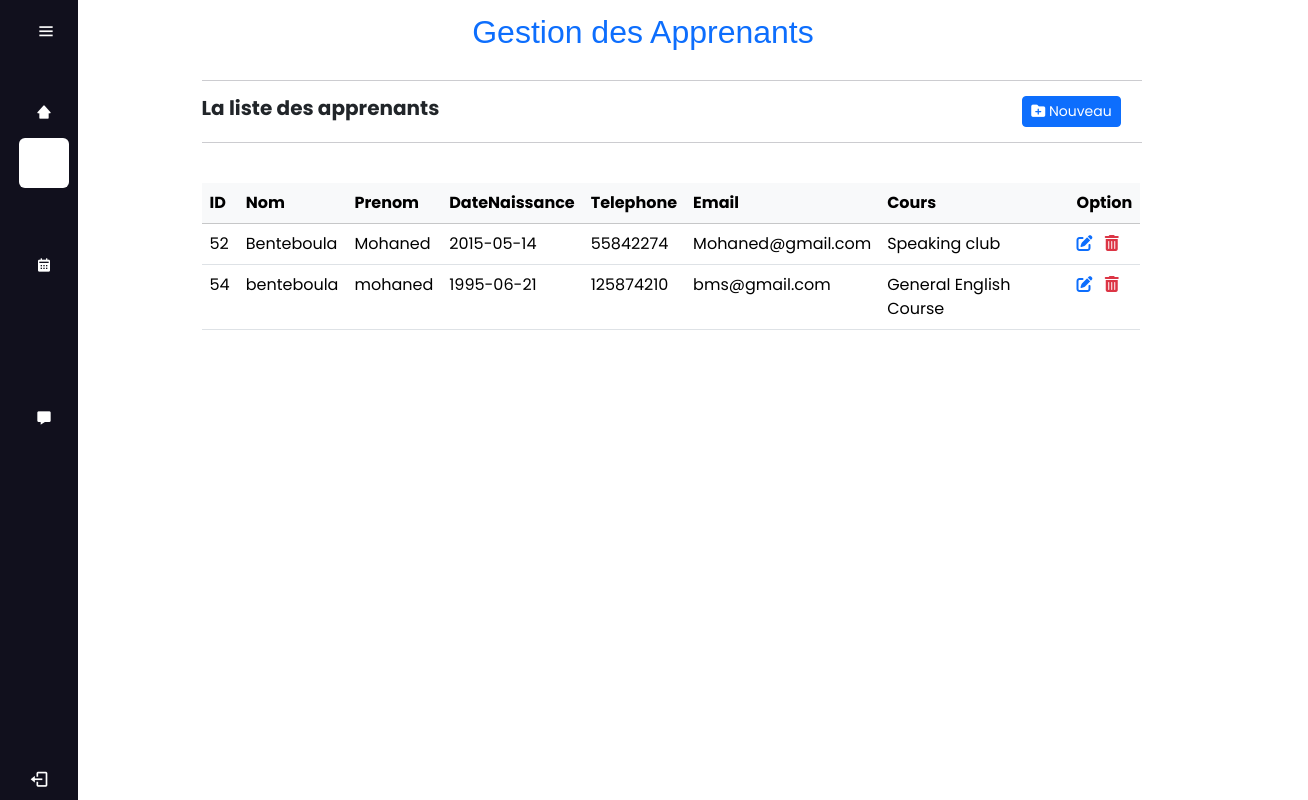
/apradm.php, run on the app's committed database.
### tables this page shows
CREATE TABLE `apprenants` (
  `ApprenantID` int(15) NOT NULL,
  `Nom` varchar(50) NOT NULL,
  `Prenom` varchar(50) NOT NULL,
  `DateNaissance` date NOT NULL,
  `Adresse` varchar(50) NOT NULL,
  `Telephone` int(15) NOT NULL,
  `Email` varchar(50) NOT NULL,
  `Password` varchar(50) NOT NULL,
  `Cours` varchar(50) NOT NULL,
  `note` int(2) NOT NULL
);

### apradm.php (the view, shortened to what this page needs)
<!DOCTYPE html>
<html lang="en">
<head>
    <link rel='stylesheet' href='https://cdn-uicons.flaticon.com/2.3.0/uicons-solid-straight/css/uicons-solid-straight.css'>
    <link rel='stylesheet' href='https://cdn-uicons.flaticon.com/2.3.0/uicons-solid-rounded/css/uicons-solid-rounded.css'>
    <link rel='stylesheet' href='https://cdn-uicons.flaticon.com/2.3.0/uicons-regular-straight/css/uicons-regular-straight.css'>
    <link rel='stylesheet' href='https://cdn-uicons.flaticon.com/2.3.0/uicons-solid-straight/css/uicons-solid-straight.css'>
    <link href='https://unpkg.com/boxicons@2.1.4/css/boxicons.min.css' rel='stylesheet'>
    <link href="https://cdn.datatables.net/v/bs5/dt-2.0.5/datatables.min.css" rel="stylesheet">
    <link rel="stylesheet" href="https://cdnjs.cloudflare.com/ajax/libs/font-awesome/6.5.2/css/all.min.css"crossorigin="anonymous" >
    <link rel="stylesheet" href="index.css">
    <link href="https://cdn.jsdelivr.net/npm/bootstrap@5.3.3/dist/css/bootstrap.min.css" rel="stylesheet">    <title>espace admin</title>
</head>
<body>
    <div class="sidebar">
        <div class="logo_content">
            <i class='bx bx-menu' id="btn"></i>
        </div>
        <div class="nav-list">
        <ul>
        <li>
            <a href="accadm.php">
                <i class='bx bxs-home-alt-2'></i>
            </a>
        </li>
        <li class="active">
            <a class="active" href="#">
                <i class="fi fi-ss-users-class"></i>
            </a>
        </li>
        <li>
            <a href="enseiadm.php">
                <i class="fi fi-sr-graduation-cap"></i>
            </a>
        </li>
        <li>
            <a href="emploi.php">
                <i class='bx bxs-calendar'></i>
            </a>
        </li>
        <li>
            <a href="salle.php">
                <i class="fi fi-rs-school"></i>
            </a>
        </li>
        <li>
            <a href="formation.php">
                <i class="fi fi-ss-e-learning"></i>
            </a>
        </li>
        <li>
            <a href="cont.php">
                <i class='bx bxs-message'></i>
            </a>
        </li>
      </ul>
    </div>
    <div class="profile_content">
        <div class="profile">
        <a href="logout.php"><i class='bx bx-log-out' id="log_out" style="color: #fff;"></i></a>
        </div>
    </div>
</div>
<div class="home_content">
    <section class="container" style="width: 80%;margin-left:7%;margin-top:1%;">
        <div class="row">
            <div class="col-lg-8 col-sm" style="margin-left:10%; margin-bottom:2%;">
                <h1 class="fs-2 text-center lead text-primary" style="font-family:Verdana, Geneva, Tahoma, sans-serif">Gestion des Apprenants</h1>
            </div>
        </div>
        <div class="dropdown-divider" style="margin-bottom: 15px; margin-right: 8%; border-top:1px solid #ccccd0;"></div>
        <div class="row">
            <div class="col-md-4">
                <h5 class="fw-bold mb-0"> La liste des apprenants</h5>
            </div>
            <div class="col-md-7">
                <div class="d-flex justify-content-end">
                    <button class="btn btn-primary btn-sm me-3"data-bs-toggle="modal" data-bs-target="#createModal">
                        <i class="fas fa-folder-plus"></i> Nouveau</button>
                </div>
            </div>
        </div>
        <div class="dropdown-divider" style="margin-top: 15px; margin-right: 8%; border-top:1px solid #ccccd0;"></div>
        <div class="row">
            <div class="table-responsive" style="margin-top: 40px; max-width: 92%;">
            <table class="table">
                <thead class="table-light">
                    <?php
                    include_once "function.php";
                    $sql = "SELECT * FROM apprenants";
                    $result = mysqli_query($conn, $sql);
                    if (mysqli_num_rows($result) > 0) {
                        ?>
                  <tr>
                    <th scope="col">ID</th>
                    <th scope="col">Nom</th>
                    <th scope="col">Prenom</th>
                    <th scope="col"style="width: 3%;">DateNaissance</th>
                    <th scope="col">Telephone</th>
                    <th scope="col">Email</th>
                    <th scope="col">Cours</th>
                    <th scope="col">Option</th>
                  </tr>
                </thead>
                <tbody>
                    <?php
                        while ($row = mysqli_fetch_assoc($result)) {
                            ?>
                  <tr>
                        <td style=" text-align: start;"><?=$row['ApprenantID']?></td>
                        <td style=" text-align: start;"><?=$row['Nom']?></td>
                        <td style=" text-align: start;"><?=$row['Prenom']?></td>
                        <td style=" text-align: start;"><?=$row['DateNaissance']?></td>
                        <td style=" text-align: start;"><?=$row['Telephone']?></td>
                        <td style=" text-align: start;"><?=$row['Email']?></td>
                        <td style=" text-align: start;"><?=$row['Cours']?></td>
                    <td>
                        <a href="edit.php?edit=<?=$row['ApprenantID']?>" class="text-primary me-2 editbtn"title="Modifier"><i class="fas fa-edit"></i></a>
                        <a href="apradm.php?delete=<?php echo $row['ApprenantID']?>" onclick="return confirm('Voulez-vous supprimer cette personne ?')" class="text-danger me-2 deletebtn"title="supprimer"><i class="fas fa-trash-alt"></i></a>
                    </td>
                  </tr>
                  <?php
                        }}
                    ?>
                </tbody>
              </table>
            </div>
        </div>
      </section>
</div>
</body>
</html>

### index.css (style rules this page uses)
* { margin: 0; padding: 0; box-sizing: border-box; font-family: "Poppins",sans-serif; }
body { position: relative; min-height: 100vh; width: 100%; overflow: hidden; }
.sidebar { position: fixed; top: 0; left: 0; height:100%; width: 78px; background:#11101d; padding: 7px 14px; transition: all 0.5s ease; margin-left: 0px; }
.sidebar ul li.active, .sidebar ul li:hover { background-color:#fff ; border-radius:6px; color:#11101d ; }
.sidebar ul li a.active, .sidebar ul li a:hover { color:#11101d ; }
.sidebar #btn { position: absolute; color: #fff; left: 59%; top: 6px; font-size: 20px; height:50px; width: 50px; text-align: center; line-height: 50px; transform: translateX(-50%); cursor: pointer; transition: all 0.5s ease; }
.sidebar ul { margin-top: 20px; padding-left: 0; }
.sidebar ul li { position: relative; height: 50px; width: 100%; margin: 1px 5px; list-style: none; line-height: 50px; }
.sidebar ul li a { color: #fff; display: flex; align-items: center; text-decoration: none; transition: all 0.2s ease; border-radius: 12px; white-space: nowrap; }
.sidebar ul li a i { height: 50px; min-width: 50px; border-radius: 12px; line-height: 50px; text-align: center; }
.sidebar .profile_content { position: absolute; color: #fff; bottom: 0; left: 0; width: 100%; }
.sidebar .profile_content .profile { position: relative; padding: 10px 6px; height: 60px; }
.profile_content .profile #log_out { position: absolute; left: 50%; bottom: 11px; font-weight: 400; cursor: pointer; font-size: 20px; transform: translateX(-50%); transition: all 0.5s ease; }
.home_content { position: absolute; height: 100%; width: 100%; left: 98px; transition: all 0.5s ease; margin-left: 0; }

### data on the page
apprenants: ApprenantID "52", Nom "Benteboula", Prenom "Mohaned", DateNaissance "2015-05-14", Telephone "55842274", Email "Mohaned@gmail.com", Cours "Speaking club"
apprenants: ApprenantID "54", Nom "benteboula", Prenom "mohaned", DateNaissance "1995-06-21", Telephone "125874210", Email "bms@gmail.com", Cours "General English Course"
